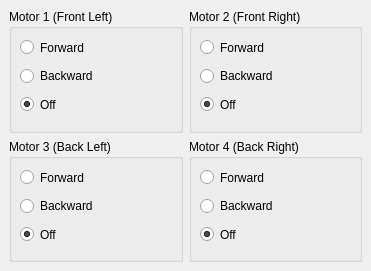
   <widget class="QDockWidget" name="dockTest">
    <property name="geometry">
     <rect>
      <x>1060</x>
      <y>220</y>
      <width>371</width>
      <height>271</height>
     </rect>
    </property>
    <property name="allowedAreas">
     <set>Qt::RightDockWidgetArea</set>
    </property>
    <property name="windowTitle">
     <string>Test</string>
    </property>
    <widget class="QWidget" name="dockWidgetContents_8">
     <layout class="QGridLayout" name="gridLayout_10">
      <item row="0" column="0">
       <layout class="QGridLayout" name="gridLayout_7">
        <item row="0" column="0">
         <widget class="QGroupBox" name="groupBoxTestMotor1">
          <property name="title">
           <string>Motor 1 (Front Left)</string>
          </property>
          <widget class="QWidget" name="layoutWidget">
           <property name="geometry">
            <rect>
             <x>11</x>
             <y>27</y>
             <width>88</width>
             <height>80</height>
            </rect>
           </property>
           <layout class="QVBoxLayout" name="verticalLayout_2">
            <item>
             <widget class="QRadioButton" name="radioBtnMotor1FW">
              <property name="sizePolicy">
               <sizepolicy hsizetype="Minimum" vsizetype="Preferred">
                <horstretch>0</horstretch>
                <verstretch>0</verstretch>
               </sizepolicy>
              </property>
              <property name="text">
               <string>Forward</string>
              </property>
              <property name="checked">
               <bool>false</bool>
              </property>
             </widget>
            </item>
            <item>
             <widget class="QRadioButton" name="radioBtnMotor1BW">
              <property name="sizePolicy">
               <sizepolicy hsizetype="Minimum" vsizetype="Preferred">
                <horstretch>0</horstretch>
                <verstretch>0</verstretch>
               </sizepolicy>
              </property>
              <property name="text">
               <string>Backward</string>
              </property>
             </widget>
            </item>
            <item>
             <widget class="QRadioButton" name="radioBtnMotor1OFF">
              <property name="sizePolicy">
               <sizepolicy hsizetype="Minimum" vsizetype="Preferred">
                <horstretch>0</horstretch>
                <verstretch>0</verstretch>
               </sizepolicy>
              </property>
              <property name="text">
               <string>Off</string>
              </property>
              <property name="checked">
               <bool>true</bool>
              </property>
             </widget>
            </item>
           </layout>
          </widget>
         </widget>
        </item>
        <item row="0" column="1">
         <widget class="QGroupBox" name="groupBoxTestMotor1_2">
          <property name="title">
           <string>Motor 2 (Front Right)</string>
          </property>
          <widget class="QWidget" name="layoutWidget">
           <property name="geometry">
            <rect>
             <x>11</x>
             <y>27</y>
             <width>88</width>
             <height>80</height>
            </rect>
           </property>
           <layout class="QVBoxLayout" name="verticalLayout_4">
            <item>
             <widget class="QRadioButton" name="radioBtnMotor2FW">
              <property name="sizePolicy">
               <sizepolicy hsizetype="Minimum" vsizetype="Preferred">
                <horstretch>0</horstretch>
                <verstretch>0</verstretch>
               </sizepolicy>
              </property>
              <property name="text">
               <string>Forward</string>
              </property>
              <property name="checked">
               <bool>false</bool>
              </property>
             </widget>
            </item>
            <item>
             <widget class="QRadioButton" name="radioBtnMotor2BW">
              <property name="sizePolicy">
               <sizepolicy hsizetype="Minimum" vsizetype="Preferred">
                <horstretch>0</horstretch>
                <verstretch>0</verstretch>
               </sizepolicy>
              </property>
              <property name="text">
               <string>Backward</string>
              </property>
             </widget>
            </item>
            <item>
             <widget class="QRadioButton" name="radioBtnMotor2OFF">
              <property name="sizePolicy">
               <sizepolicy hsizetype="Minimum" vsizetype="Preferred">
                <horstretch>0</horstretch>
                <verstretch>0</verstretch>
               </sizepolicy>
              </property>
              <property name="text">
               <string>Off</string>
              </property>
              <property name="checked">
               <bool>true</bool>
              </property>
             </widget>
            </item>
           </layout>
          </widget>
         </widget>
        </item>
        <item row="1" column="0">
         <widget class="QGroupBox" name="groupBoxgroupBoxTestMotor3">
          <property name="title">
           <string>Motor 3 (Back Left)</string>
          </property>
          <widget class="QWidget" name="layoutWidget">
           <property name="geometry">
            <rect>
             <x>11</x>
             <y>27</y>
             <width>88</width>
             <height>80</height>
            </rect>
           </property>
           <layout class="QVBoxLayout" name="verticalLayout_5">
            <item>
             <widget class="QRadioButton" name="radioBtnMotor3FW">
              <property name="sizePolicy">
               <sizepolicy hsizetype="Minimum" vsizetype="Preferred">
                <horstretch>0</horstretch>
                <verstretch>0</verstretch>
               </sizepolicy>
              </property>
              <property name="text">
               <string>Forward</string>
              </property>
              <property name="checked">
               <bool>false</bool>
              </property>
             </widget>
            </item>
            <item>
             <widget class="QRadioButton" name="radioBtnMotor3BW">
              <property name="sizePolicy">
               <sizepolicy hsizetype="Minimum" vsizetype="Preferred">
                <horstretch>0</horstretch>
                <verstretch>0</verstretch>
               </sizepolicy>
              </property>
              <property name="text">
               <string>Backward</string>
              </property>
             </widget>
            </item>
            <item>
             <widget class="QRadioButton" name="radioBtnMotor3OFF">
              <property name="sizePolicy">
               <sizepolicy hsizetype="Minimum" vsizetype="Preferred">
                <horstretch>0</horstretch>
                <verstretch>0</verstretch>
               </sizepolicy>
              </property>
              <property name="text">
               <string>Off</string>
              </property>
              <property name="checked">
               <bool>true</bool>
              </property>
             </widget>
            </item>
           </layout>
          </widget>
         </widget>
        </item>
        <item row="1" column="1">
         <widget class="QGroupBox" name="groupBoxTestMotor4">
          <property name="title">
           <string>Motor 4 (Back Right)</string>
          </property>
          <widget class="QWidget" name="layoutWidget">
           <property name="geometry">
            <rect>
             <x>11</x>
             <y>27</y>
             <width>88</width>
             <height>80</height>
            </rect>
           </property>
           <layout class="QVBoxLayout" name="verticalLayout_6">
            <item>
             <widget class="QRadioButton" name="radioBtnMotor4FW">
              <property name="sizePolicy">
               <sizepolicy hsizetype="Minimum" vsizetype="Preferred">
                <horstretch>0</horstretch>
                <verstretch>0</verstretch>
               </sizepolicy>
              </property>
              <property name="text">
               <string>Forward</string>
              </property>
              <property name="checked">
               <bool>false</bool>
              </property>
             </widget>
            </item>
            <item>
             <widget class="QRadioButton" name="radioBtnMotor4BW">
              <property name="sizePolicy">
               <sizepolicy hsizetype="Minimum" vsizetype="Preferred">
                <horstretch>0</horstretch>
                <verstretch>0</verstretch>
               </sizepolicy>
              </property>
              <property name="text">
               <string>Backward</string>
              </property>
             </widget>
            </item>
            <item>
             <widget class="QRadioButton" name="radioBtnMotor4OFF">
              <property name="sizePolicy">
               <sizepolicy hsizetype="Minimum" vsizetype="Preferred">
                <horstretch>0</horstretch>
                <verstretch>0</verstretch>
               </sizepolicy>
              </property>
              <property name="text">
               <string>Off</string>
              </property>
              <property name="checked">
               <bool>true</bool>
              </property>
             </widget>
            </item>
           </layout>
          </widget>
         </widget>
        </item>
       </layout>
      </item>
     </layout>
    </widget>
   </widget>
